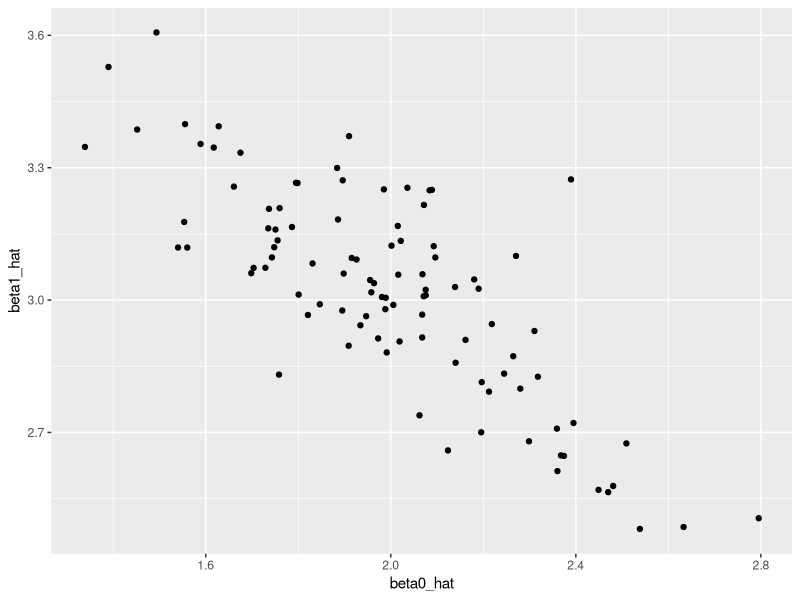

Write R code to recreate this figure.
## ---- chunk 1

library(tidyverse)

set.seed(1)

## ---- chunk 2
sim_regression = function(n, beta0 = 2, beta1 = 3) {
  
  sim_data = tibble(
    x = rnorm(n, mean = 1, sd = 1),
    y = beta0 + beta1 * x + rnorm(n, 0, 1)
  )
  
  ls_fit = lm(y ~ x, data = sim_data)
  
  tibble(
    beta0_hat = coef(ls_fit)[1],
    beta1_hat = coef(ls_fit)[2]
  )
}
## ---- chunk 3
output = vector("list", 100)

for (i in 1:100) {
  output[[i]] = sim_regression(30)
}

sim_results = bind_rows(output)
## ---- chunk 4
sim_results = 
  rerun(100, sim_regression(30, 2, 3)) %>% 
  bind_rows()
## ---- chunk 5
sim_results %>% 
  ggplot(aes(x = beta0_hat, y = beta1_hat)) + 
  geom_point()
